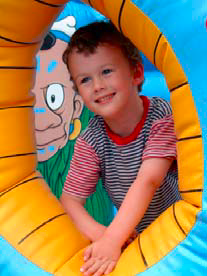
#> input picture 模式识别/参考课件/086437-01/ML-Python/ch6Kmeans&EM/child.png, 207 x 276 px
$ python kmeans_demo2.py   (older library calls are emulated)
#> lines starting #> are read from the running program, lines starting #| are printed output that depends on the picture
### 模式识别/参考课件/086437-01/ML-Python/ch6Kmeans&EM/kmeans_utils.py
# -*- coding: utf-8 -*-
"""
K均值算法示例1

The Elements of Machine Learning ---- Principles Algorithms and Practices(Python Edition)
@author: Mike Yuan, Copyright 2019~2020
"""

import numpy as np


def init_centroids(x, k):
    """
    初始化K个质心
    质心应该从数据集样本中随机选取
    输入
        x：数据集
        k：质心数
    输出
        centroids：初始化的质心
    """
    # 随机置乱数据集
    rand_idx = np.random.permutation(len(x))
    # 前k个样本作为质心
    centroids = x[rand_idx[:k]]
    return centroids


def e_step(x, centroids):
    """
    计算每个样本离质心的距离
    返回X数据集中离centroids最近的质心索引
    """
    # 返回值
    r = np.zeros(len(x), dtype=np.int)
    j_value = 0

    for ii in range(len(x)):
        # 单个样本离K个质心的距离
        dist_c = np.sum(np.square(x[ii] - centroids), axis=1)  # 欧氏距离
        r[ii] = np.argmin(dist_c)
        j_value += np.min(dist_c)

    return r, j_value


def m_step(x, r, k):
    """
    计算指派每个旧质心的样本的均值，返回新质心
    输入
        x：数据集
        r：数据集中每个样本指派给旧质心的索引。每个元素取值为[1..K]
        k：质心的个数
    输出
        centroids：计算得到的新质心
    """
    # 初始化返回值
    centroids = np.zeros((k, len(x[0])))

    # 求均值
    for i in range(k):
        # 簇i的全部样本
        sub_x = x[np.where(r == i)]
        centroids[i] = np.sum(sub_x, axis=0) / len(sub_x)

    return centroids

### 模式识别/参考课件/086437-01/ML-Python/ch6Kmeans&EM/kmeans_demo2.py
# -*- coding: utf-8 -*-
"""
K均值算法示例2
应用K-Means算法来压缩图像
原理为：先对图像的每个像素运行K-Means算法，然后将每个像素映射为最近的质心

The Elements of Machine Learning ---- Principles Algorithms and Practices(Python Edition)
@author: Mike Yuan, Copyright 2019~2020
"""

import numpy as np
import matplotlib.pyplot as plt
import matplotlib.image as mp
import matplotlib as mpl
import kmeans_utils

# 防止plt汉字乱码
mpl.rcParams['font.sans-serif'] = ['simhei']
mpl.rcParams['axes.unicode_minus'] = False


def plot_centroids_history(x, centroids, r, k, iters):
    """
    绘制K均值运行过程，只能用于二维数据
    输入
        x：数据集
        centroids：质心
        r：样本隶属的质心
        k：质心数
        iters：已运行的迭代次数
    输出
        无
    """
    plt.clf()
    filled_markers = ('o', 'v', '^', '<', '>', '8', 's', 'p', '*', 'h', 'H', 'D', 'd', 'P', 'X')
    # 绘制样本散点图
    for c in range(k):
        plt.scatter(x[np.where(r == c), 0], x[np.where(r == c), 1], marker=filled_markers[c], alpha=0.5,
                    label=f'簇{c}')

    # 绘制质心的历史轨迹
    for i in range(iters + 1):
        plt.plot(centroids[i, :, 0], centroids[i, :, 1], 'rx', ms=10)
        if i != 0:
            for c in range(k):
                plt.plot([centroids[i - 1, c, 0], centroids[i, c, 0]], [centroids[i - 1, c, 1], centroids[i, c, 1]])
    plt.title(f'迭代次数：{iters + 1}')
    plt.xlabel('x1')
    plt.ylabel('x2')
    plt.legend()


def main():
    np.random.seed(123)
    # 第一步，对图像数据运行K-Means算法
    # 可以尝试修改如下的K值及最大迭代次数max_iters
    k = int(input('请输入K值（2~16）：'))
#> the answer given: 3
    max_iters = int(input('请输入最大迭代次数（10~50）：'))
#> the answer given: 3

    # 加载图像文件
    img = mp.imread('child.png')
#> img is the input picture: shape (276, 207, 3) float32; mean R, G, B 0.605, 0.5, 0.345

    # 图像尺寸
    img_size = img.shape
#> img_size = (276, 207, 3)

    # 重新调整图像数据为Nx3矩阵，N为像素数目。每行有三列，分别为RGB三色
    x = np.reshape(img, (img_size[0] * img_size[1], 3))

    # 随机选择初始质心
    initial_centroids = kmeans_utils.init_centroids(x, k)
#> in init_centroids, `centroids = x[rand_idx[:k]]`: centroids = [[1, 0.635, 0], [0.373, 0.898, 0.984], [0.533, 0.518, 0.6]]
#> initial_centroids has the same summary as centroids in init_centroids

    j_values = np.zeros(max_iters)

    # 保存质心历史
    centroids = np.zeros((max_iters + 1, k, len(x[0])))
    centroids[0] = initial_centroids

    # 迭代运行K-Means算法
    for i in range(max_iters):
        # 输出迭代次数
        print('K-Means迭代次数：%d/%d...\n' % (i + 1, max_iters))

        # 将数据集中的每一个样本分配给离它最近的质心
        r, j_values[i] = kmeans_utils.e_step(x, centroids[i])

        # 计算新质心
        centroids[i + 1] = kmeans_utils.m_step(x, r, k)
#> after the loop, j_values = [9473.8, 5937.9, 5572.7]

    # 第二步，图像压缩
    # 最近的质心
    new_r = r

    # 压缩的实质是：将原始图像数据X用质心来表示
    # 因此，将每个像素映射为质心颜色值
    x_recovered = centroids[-1, new_r, :]
    # 重新调整矩阵为适合的图像尺寸
    x_recovered = np.reshape(x_recovered, (img_size[0], img_size[1], 3))
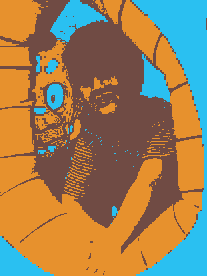
#> x_recovered: shape (276, 207, 3) float64; mean of channels 0, 1, 2 0.605, 0.5, 0.345; drawn as R, G, B

    # 显示原始图像
    plt.subplot(1, 2, 1)
    plt.imshow(img)
    plt.axis('off')
    plt.title(u'原始图像')

    # 显示压缩图像
    plt.subplot(1, 2, 2)
    plt.imshow(x_recovered)
    plt.axis('off')
    plt.title(f'压缩图像({k}色)')

    plt.show()
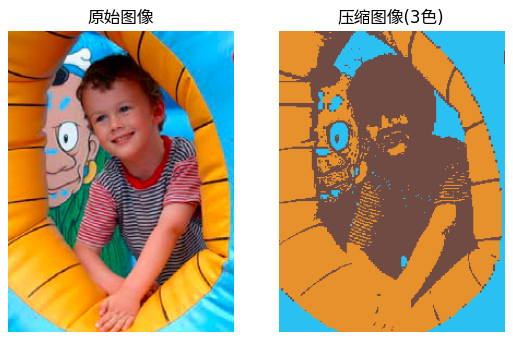
#> figure drawn by matplotlib, 2 panels

    # 保存压缩图像
    mp.imsave('compressedchild.png', x_recovered, format='png')

    print('\nK-Means运行完毕。\n\n')


if __name__ == "__main__":
    main()
